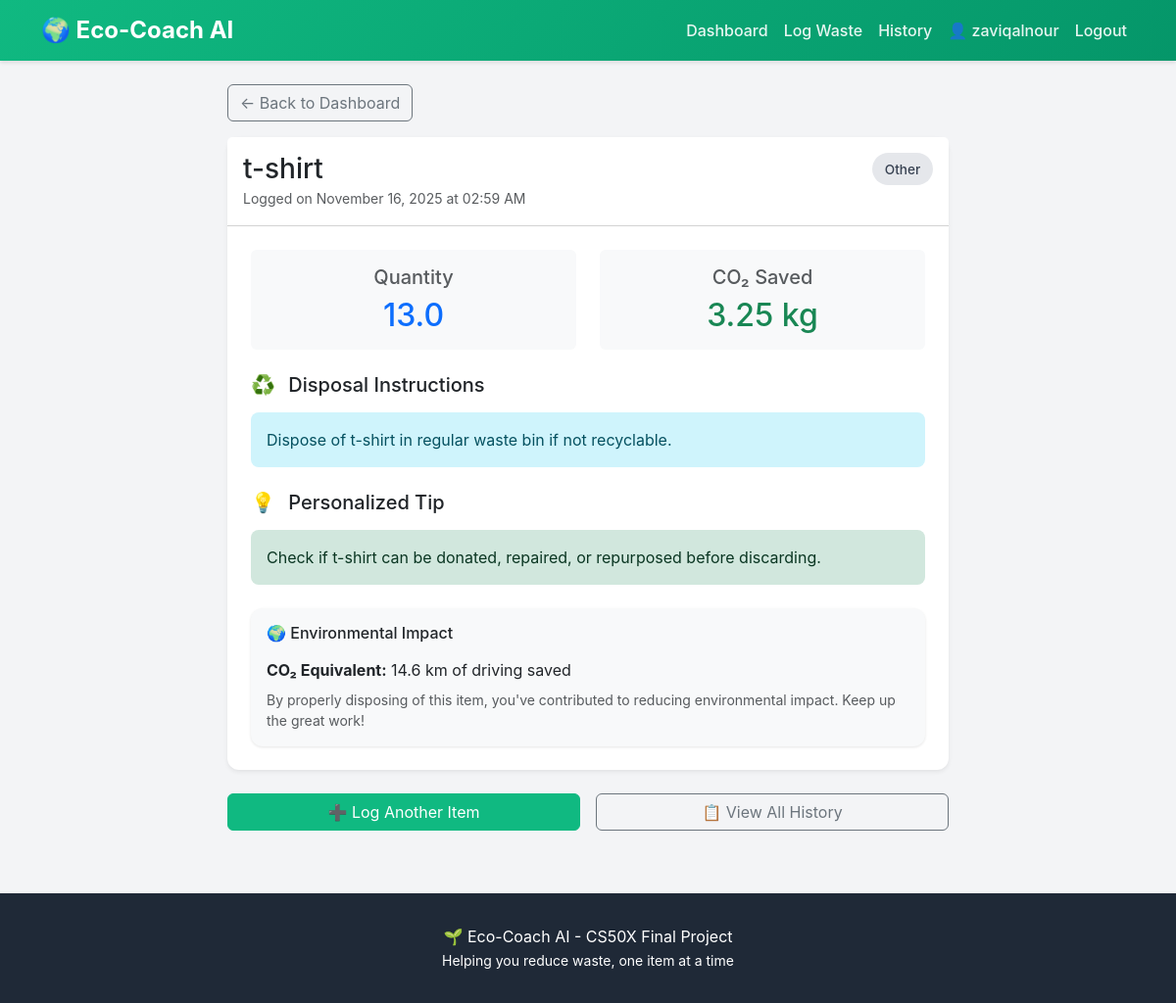
The app's page /log/2 (signed in) with its own data.
### app.py (models this page shows, shortened)
class WasteLog(db.Model):
    __tablename__ = 'waste_logs'
    id = db.Column(db.Integer, primary_key=True)
    user_id = db.Column(db.Integer, db.ForeignKey('users.id'), nullable=False)
    item_name = db.Column(db.String(200), nullable=False)
    category = db.Column(db.String(50))
    quantity = db.Column(db.Float, default=1.0)
    disposal_instruction = db.Column(db.Text)
    tip = db.Column(db.Text)
    co2_saved = db.Column(db.Float, default=0.0)
    timestamp = db.Column(db.DateTime, default=datetime.utcnow)

### app.py (the view)
@app.route('/log/<int:log_id>')
@login_required
def view_log(log_id):
    log = WasteLog.query.get_or_404(log_id)
    if log.user_id != session['user_id']:
        flash('Access denied.', 'danger')
        return redirect(url_for('dashboard'))
    return render_template('view_log.html', log=log)

### app.py (called while the page is built)
def login_required(f):
    @wraps(f)
    def decorated(*args, **kwargs):
        if 'user_id' not in session:
            flash('Please log in to access this page.', 'warning')
            return redirect(url_for('login'))
        return f(*args, **kwargs)
    return decorated

### templates/view_log.html (shortened to what this page needs)
{% extends "base.html" %}
{% block content %}
<div class="container mt-4 mb-5">
    <div class="row justify-content-center">
        <div class="col-lg-8">
            <div class="mb-3">
                <a href="{{ url_for('dashboard') }}" class="btn btn-outline-secondary">
                    ← Back to Dashboard
                </a>
            </div>
            <div class="card shadow-sm mb-4">
                <div class="card-header bg-white py-3">
                    <div class="d-flex justify-content-between align-items-center">
                        <h3 class="mb-0">{{ log.item_name }}</h3>
                        <span class="badge-category badge-{{ log.category }}">
                            {{ log.category|title }}
                        </span>
                    </div>
                    <small class="text-muted">
                        Logged on {{ log.timestamp.strftime('%B %d, %Y at %I:%M %p') }}
                    </small>
                </div>
                <div class="card-body p-4">
                    <div class="row mb-4">
                        <div class="col-6">
                            <div class="text-center p-3 bg-light rounded">
                                <h5 class="text-muted mb-2">Quantity</h5>
                                <h2 class="text-primary mb-0">{{ log.quantity }}</h2>
                            </div>
                        </div>
                        <div class="col-6">
                            <div class="text-center p-3 bg-light rounded">
                                <h5 class="text-muted mb-2">CO₂ Saved</h5>
                                <h2 class="text-success mb-0">{{ log.co2_saved }} kg</h2>
                            </div>
                        </div>
                    </div>
                    <div class="mb-4">
                        <h5 class="mb-3">
                            <span class="me-2">♻️</span> Disposal Instructions
                        </h5>
                        <div class="alert alert-info mb-0">
                            <p class="mb-0">{{ log.disposal_instruction }}</p>
                        </div>
                    </div>
                    <div class="mb-4">
                        <h5 class="mb-3">
                            <span class="me-2">💡</span> Personalized Tip
                        </h5>
                        <div class="alert alert-success mb-0">
                            <p class="mb-0">{{ log.tip }}</p>
                        </div>
                    </div>
                    <div class="card bg-light border-0">
                        <div class="card-body">
                            <h6 class="mb-3">🌍 Environmental Impact</h6>
                            <p class="mb-2">
                                <strong>CO₂ Equivalent:</strong>
                                {{ (log.co2_saved * 4.5)|round(1) }} km of driving saved
                            </p>
                            <p class="mb-0 text-muted small">
                                By properly disposing of this item, you've contributed to reducing
                                environmental impact. Keep up the great work!
                            </p>
                        </div>
                    </div>
                </div>
            </div>
            <div class="row g-3">
                <div class="col-md-6">
                    <a href="{{ url_for('log_waste') }}" class="btn btn-primary w-100">
                        ➕ Log Another Item
                    </a>
                </div>
                <div class="col-md-6">
                    <a href="{{ url_for('history') }}" class="btn btn-outline-secondary w-100">
                        📋 View All History
                    </a>
                </div>
            </div>
        </div>
    </div>
</div>
{% endblock %}

### templates/base.html (style rules this page uses)
:root { --primary-green: #10b981; --dark-green: #059669; --light-green: #d1fae5; --bg-gray: #f3f4f6; }
body { font-family: -apple-system, BlinkMacSystemFont, 'Segoe UI', Roboto, Oxygen, Ubuntu, Cantarell, sans-serif; background-color: var(--bg-gray); }
.btn-primary { background-color: var(--primary-green); border-color: var(--primary-green); }
.card { border: none; border-radius: 12px; box-shadow: 0 1px 3px rgba(0,0,0,0.1); transition: transform 0.2s, box-shadow 0.2s; }
.alert { border-radius: 8px; border: none; }
.badge-category { padding: 0.4rem 0.8rem; border-radius: 20px; font-weight: 500; font-size: 0.85rem; }
.badge-other { background-color: #e5e7eb; color: #374151; }

### records on screen
WasteLog: item_name "t-shirt", category "Other", timestamp "November 16, 2025 at 02:59 AM", quantity "13.0", co2_saved "3.25", disposal_instruction "Dispose of t-shirt in regular waste bin if not recyclable.", tip "Check if t-shirt can be donated, repaired, or repurposed before discarding.", (log.co2_saved*4.5)|round(1) "14.6"

### other values on screen
{{ session.username }} "zaviqalnour"
